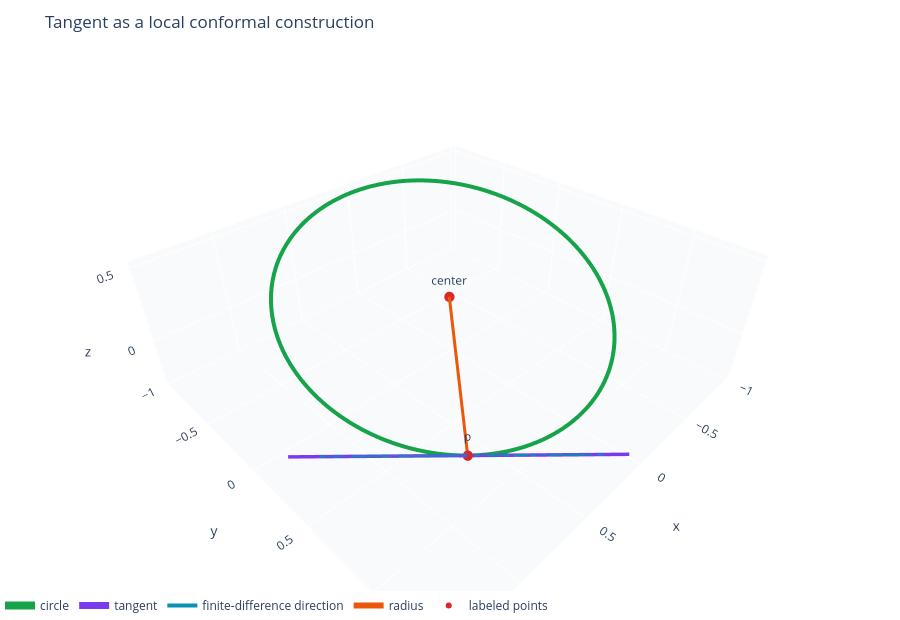

Here is the notebook cell this chart was saved with:
### Markdown cell above
## Tangents Without Differentiating

A tangent in this chapter is a local construction, not an afterthought from calculus. If a round or flat contains a point, contracting the point into the element extracts the tangent object at that point. For a circle, the coordinate shadow is familiar: the tangent line lies in the carrier plane and is perpendicular to the radial vector from the center to the point of contact.

The next figure makes those three constraints visible. The green curve is the circle. The red point is the chosen point of contact. The orange segment shows the radial direction. The purple line is the tangent. The finite-difference derivative is computed only to confirm that the local construction agrees with the sampled curve; the tangent's definition is the incidence-and-contraction relationship.

### Code cell
tangent_circle = Circle3D.through_three_points(
    [1.10, -0.20, 0.15],
    [0.05, 1.05, -0.20],
    [-0.95, -0.10, 0.30],
)
tangent_angle = 0.92
tangent_point = tangent_circle.point_at_angle(tangent_angle)
tangent_line = tangent_circle.tangent_line_at(tangent_point)
radial_line = Line3D(tangent_circle.center, tangent_point - tangent_circle.center)
fd_direction = finite_difference_tangent(tangent_circle, tangent_angle)
fd_line = Line3D(tangent_point, fd_direction)

fig_tangent = go.Figure()
fig_tangent.add_trace(circle_trace(tangent_circle, "circle", COLORS["green"], width=8))
fig_tangent.add_trace(line_trace(tangent_line, "tangent", COLORS["purple"], t_min=-0.9, t_max=0.9, width=7))
fig_tangent.add_trace(line_trace(fd_line, "finite-difference direction", COLORS["cyan"], t_min=-0.75, t_max=0.75, width=4))
fig_tangent.add_trace(curve_trace(np.array([tangent_circle.center, tangent_point]), "radius", COLORS["orange"], width=6))
fig_tangent.add_trace(point_trace(np.array([tangent_circle.center, tangent_point]), ["center", "p"], COLORS["red"], size=6))
finish_figure(fig_tangent, "Tangent as a local conformal construction", height=620)

tangent_path = save_plotly_html(fig_tangent, "chapter-15", "plots", "tangent-without-differentiating.html", root=ARTIFACT_ROOT)
artifact_paths.append(tangent_path)
print("artifact:", tangent_path.relative_to(PROJECT_ROOT))
fig_tangent
